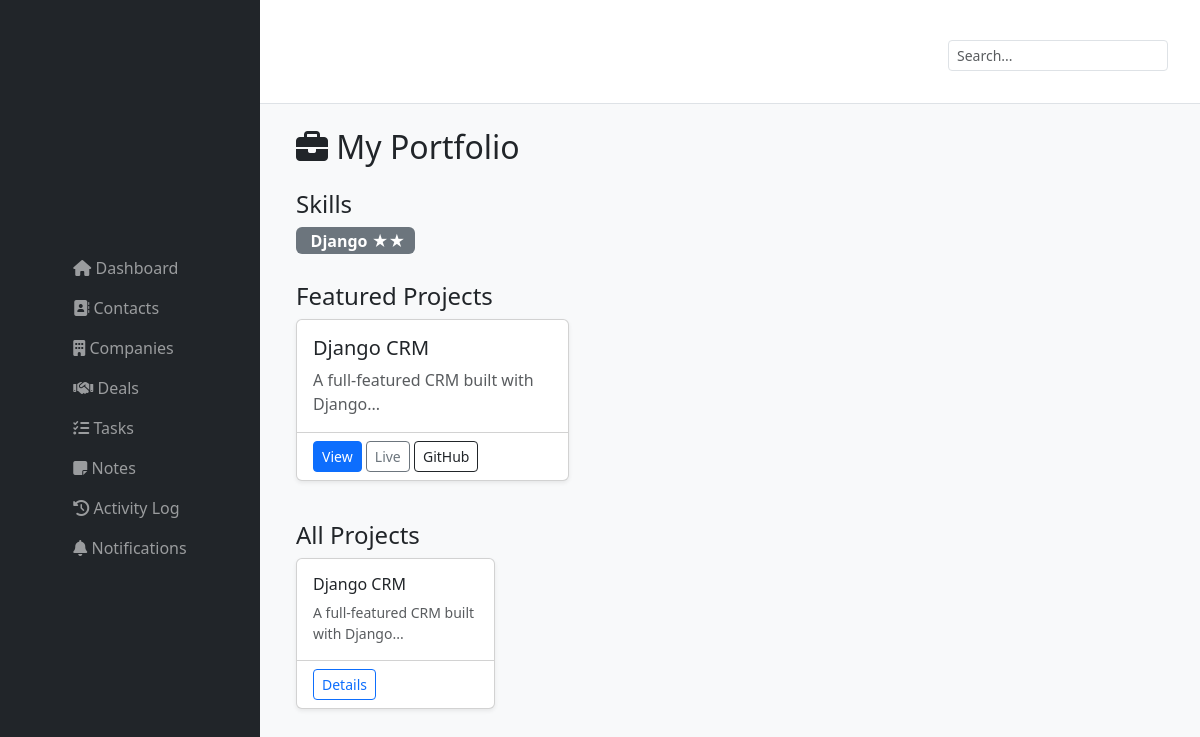
The page /portfolio/ on the database its author committed.
### portfolio/models.py (models this page shows, shortened)
class Skill(models.Model):
    name = models.CharField(max_length=100)
    icon = models.CharField(max_length=50, blank=True, help_text="Font Awesome icon class, e.g. 'fab fa-python'")
    level = models.PositiveSmallIntegerField(default=1, choices=[(1, 'Beginner'), (2, 'Intermediate'), (3, 'Advanced')])
    order = models.PositiveSmallIntegerField(default=0)
    class Meta:
        ordering = ['order', 'name']

class Project(models.Model):
    title = models.CharField(max_length=200)
    slug = models.SlugField(unique=True)
    description = models.TextField()
    technologies = models.ManyToManyField(Skill, blank=True)
    category = models.ForeignKey(Category, on_delete=models.SET_NULL, null=True, blank=True)
    image = models.ImageField(upload_to='portfolio/', blank=True, null=True)
    link = models.URLField(blank=True, help_text="Live demo or GitHub link")
    github = models.URLField(blank=True, help_text="GitHub repository link")
    featured = models.BooleanField(default=False)
    created_at = models.DateTimeField(auto_now_add=True)
    class Meta:
        ordering = ['-created_at']

### portfolio/views.py (the view)
# urls.py: path('', views.portfolio_list, name='portfolio_list'),
def portfolio_list(request):
    projects = Project.objects.all()
    skills = Skill.objects.all()
    categories = Category.objects.all()
    featured = Project.objects.filter(featured=True)
    context = {
        'projects': projects,
        'skills': skills,
        'categories': categories,
        'featured': featured,
    }
    return render(request, 'portfolio/list.html', context)

### notifications/context_processors.py (called while the page is built, shortened)
def notification_context(request):
    return {}

### portfolio/templates/portfolio/list.html (shortened to what this page needs)
﻿{% extends 'base.html' %}
{% block content %}
<div class="container">
    <h2 class="mb-4"><i class="fas fa-briefcase"></i> My Portfolio</h2>
    <div class="mb-4">
        <h4>Skills</h4>
        {% for skill in skills %}
            <span class="badge bg-secondary me-1 mb-1" style="font-size: 1rem;">
                {{ skill.name }}
                {% if skill.level == 3 %} ★★★
                {% elif skill.level == 2 %} ★★
                {% else %} ★
                {% endif %}
            </span>
        {% endfor %}
    </div>
    {% if featured %}
    <div class="row mb-4">
        <h4>Featured Projects</h4>
        {% for project in featured %}
            <div class="col-md-6 col-lg-4 mb-3">
                <div class="card h-100 shadow-sm">
                    <div class="card-body">
                        <h5 class="card-title">{{ project.title }}</h5>
                        <p class="card-text text-muted">{{ project.description|truncatechars:100 }}</p>
                    </div>
                    <div class="card-footer bg-transparent">
                        <a href="{% url 'portfolio_detail' project.slug %}" class="btn btn-primary btn-sm">View</a>
                        {% if project.link %}
                            <a href="{{ project.link }}" target="_blank" class="btn btn-outline-secondary btn-sm">Live</a>
                        {% endif %}
                        {% if project.github %}
                            <a href="{{ project.github }}" target="_blank" class="btn btn-outline-dark btn-sm">GitHub</a>
                        {% endif %}
                    </div>
                </div>
            </div>
        {% endfor %}
    </div>
    {% endif %}
    <h4>All Projects</h4>
    <div class="row">
        {% for project in projects %}
            <div class="col-md-4 col-lg-3 mb-3">
                <div class="card h-100 shadow-sm">
                    <div class="card-body">
                        <h6 class="card-title">{{ project.title }}</h6>
                        <p class="card-text small text-muted">{{ project.description|truncatechars:60 }}</p>
                    </div>
                    <div class="card-footer bg-transparent">
                        <a href="{% url 'portfolio_detail' project.slug %}" class="btn btn-outline-primary btn-sm">Details</a>
                    </div>
                </div>
            </div>
        {% empty %}
            <p>No projects yet.</p>
        {% endfor %}
    </div>
</div>
{% endblock %}

### rows shown on the page
Skill: name "Django"
Project: title "Django CRM", description "A full-featured CRM built with Django..."
